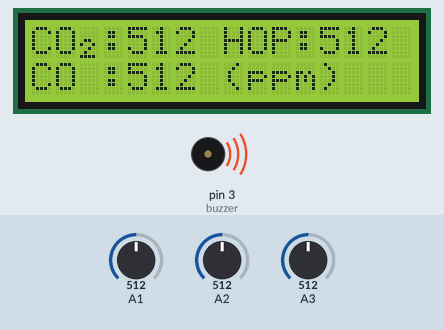
A sketch run on a simulated Arduino Uno, built with avr-gcc and run on an emulated ATmega328P. On the bench: 16×2 character LCD, buzzer (waves = sounding). The test bench sets the inputs (shaded band); at power-on: A1 = 512, A2 = 512, A3 = 512.

Above: at 1.6 s.
1.7 s: A1 set to 610
At 3.8 s:
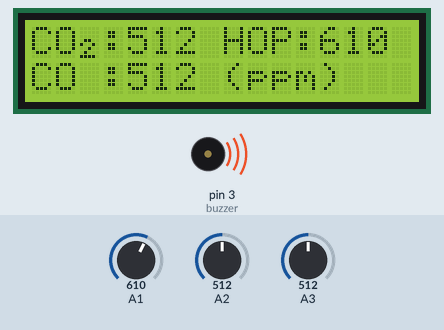
5.5 s: A2 set to 610
At 7.4 s:
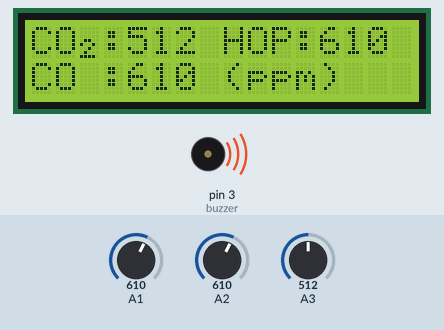
9.5 s: A3 set to 610
At 11.9 s:
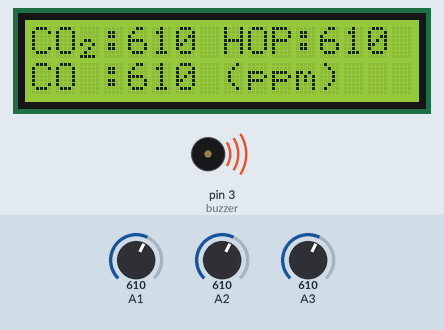
13.6 s: A1 set to 590
At 15.8 s:
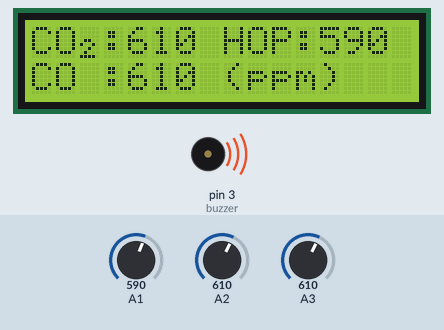
17.6 s: A2 set to 590
At 19.9 s:
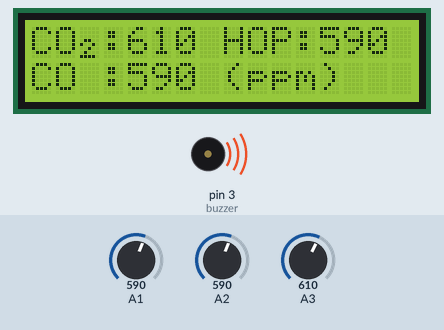
21.6 s: A3 set to 590
At 23.9 s:
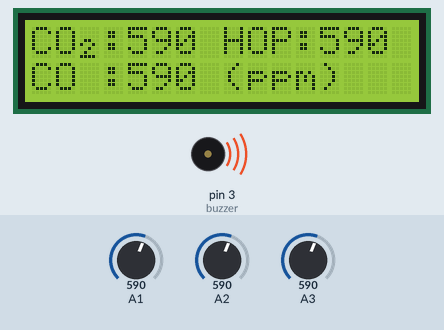
Timing chart, 0 to 25.4 s (numbered marks = the images above; inputs shaded):
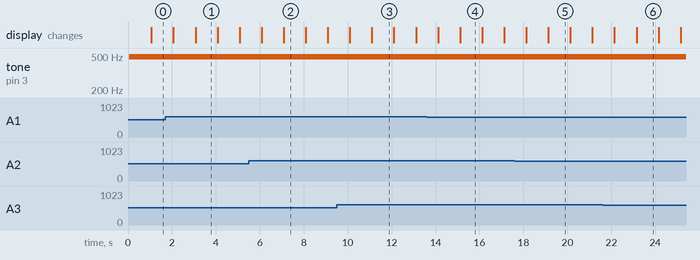

The sketch:

gas_detector.ino
```cpp
#include <LiquidCrystal.h> // LCD Display
LiquidCrystal lcd(1, 2, 4, 5, 6, 7);  // Initialize an LCD object with parameters: (RS, E, D4, D5, D6, D7)

byte _2[8] = { // Array of bytes, B stands for binary formatter and the five numbers are the pixels
  B00000,
  B00000,
  B00000,
  B01100,
  B10010,
  B00100,
  B01000,
  B11110
};

  // byte _3[8] = {
  //   B00000,
  //   B00000,
  //   B00000,
  //   B11110,
  //   B00100,
  //   B11110,
  //   B00010,
  //   B11100
  // };

const int buzzer = 3;

void setup() {
  // Serial.begin(9600); // For data testing
  lcd.createChar(0, _2); // Create a custom character
  // lcd.createChar(1, _3);
  lcd.begin(16, 2);  // Initializes the LCD screen, specifying the dimensions (width, height) of the display
}

void loop() {
  int MQ3_value = analogRead(A1);
  int MQ7_value = analogRead(A2);
  int MQ135_value = analogRead(A3);

  if (MQ135_value > 200 || MQ7_value > 300 || MQ3_value > 600) {
    beep(1000);
  }

  // Serial output
  // Serial.println("MQ3: " + String(MQ3_value));
  // Serial.println("MQ7: " + String(MQ7_value));
  // Serial.println("MQ135: " + String(MQ135_value));

  // LCD Output
  lcd.setCursor(0, 0);
  lcd.write("CO");
  lcd.write(byte(0));  // Display the custom character 0
  lcd.print(":");
  lcd.setCursor(4, 0);
  lcd.print(MQ135_value);

  lcd.setCursor(0, 1);
  lcd.write("CO");
  lcd.print(" :");
  lcd.setCursor(4, 1);
  lcd.print(MQ7_value);

  lcd.setCursor(8, 0);
  lcd.write("HOP:");
  lcd.setCursor(12, 0);
  lcd.print(MQ3_value);

  lcd.setCursor(8, 1);
  lcd.write("(ppm)");

  delay(1000);
  lcd.clear();
}

void beep(int time) {
  analogWrite(buzzer, 220);
  delay(time);
  analogWrite(buzzer, 0);
}
```

Measured:
- after the input at 1.7 s, the display: first differs from a run without the input after 1.4 s (image 1)
- after the input at 5.5 s, the display: first differs from a run without the input after 1.6 s (image 2)
- after the input at 9.5 s, the display: first differs from a run without the input after 1.6 s (image 3)
- after the input at 13.6 s, the display: first differs from a run without the input after 1.5 s (image 4)
- after the input at 17.6 s, the display: first differs from a run without the input after 1.5 s (image 5)
- after the input at 21.6 s, the display: first differs from a run without the input after 1.5 s (image 6)
- what the display in image 1 shows lasts 1.0 s, from 3.1 s to 4.1 s
